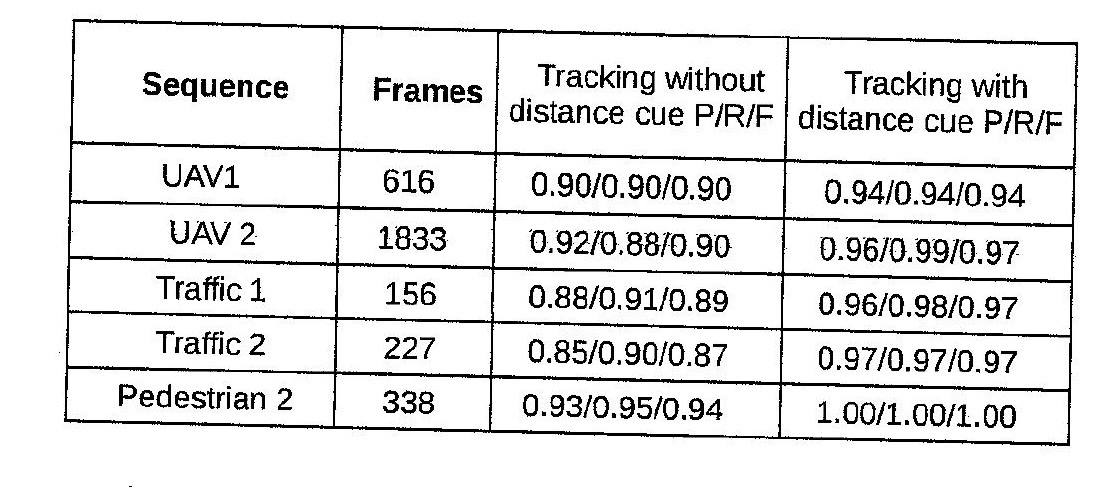
#> input picture f8GOA.jpg, 1112 x 487 px
$ python TableProcess.py
#> lines starting #> are read from the running program, lines starting #| are printed output that depends on the picture; after the words box and inside, x2 and y2 are one past the last pixel; in counts of white or black regions, pixels touching at a corner belong together
import numpy as np
import argparse

import cv2

def sort_contours(cnts, method="left-to-right"):
	# initialize the reverse flag and sort index
	reverse = False
	i = 0
	# handle if we need to sort in reverse
	if method == "right-to-left" or method == "bottom-to-top":
		reverse = True
	# handle if we are sorting against the y-coordinate rather than
	# the x-coordinate of the bounding box
	if method == "top-to-bottom" or method == "bottom-to-top":
		i = 1
	# construct the list of bounding boxes and sort them from top to
	# bottom
	boundingBoxes = [cv2.boundingRect(c) for c in cnts]
	(cnts, boundingBoxes) = zip(*sorted(zip(cnts, boundingBoxes),
		key=lambda b:b[1][i], reverse=reverse))
	# return the list of sorted contours and bounding boxes
	return (cnts, boundingBoxes)


# Charger l'image
image = cv2.imread('f8GOA.jpg')
#> image is the input picture: shape (487, 1112, 3); min 0, max 255, mean 226.6
image = cv2.cvtColor(image, cv2.COLOR_BGR2GRAY)
#> image: shape (487, 1112)

# Thresholding the image
(thresh, img_bin) = cv2.threshold(image, 128, 255,cv2.THRESH_BINARY|cv2.THRESH_OTSU)
#> img_bin: shape (487, 1112); 89.1% white; 315 black regions (82 under 20 px), largest, box (x1, y1, x2, y2) and area: (64, 19, 1078, 446) 25551, (423, 84, 448, 102) 283, (665, 71, 692, 90) 241
#> thresh = 129
# Invert the image
img_bin = 255-img_bin
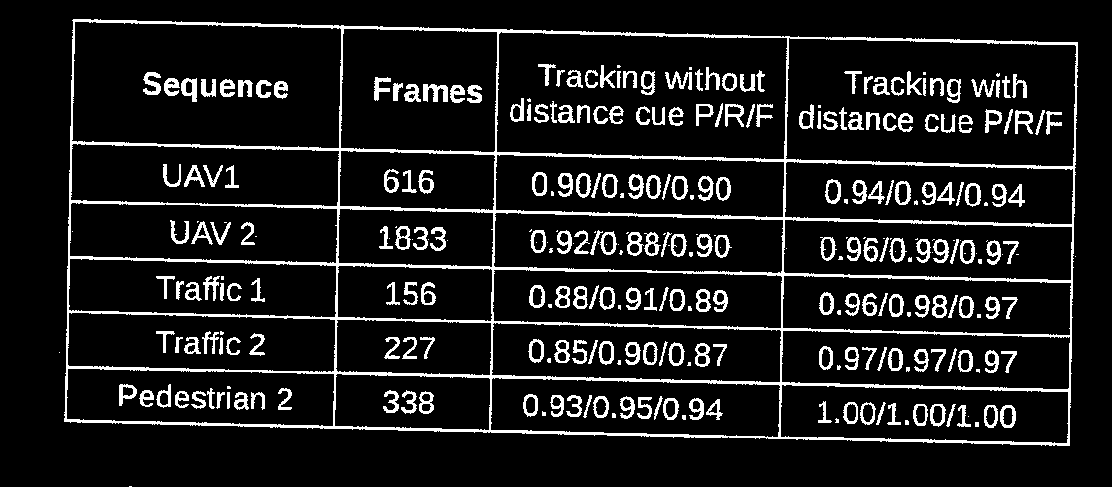
#> img_bin: shape (487, 1112); 10.9% white; 315 white regions (82 under 20 px), largest, box (x1, y1, x2, y2) and area: (64, 19, 1078, 446) 25551, (423, 84, 448, 102) 283, (665, 71, 692, 90) 241
cv2.imwrite("Image_bin.jpg",img_bin)

# Defining a kernel length
kernel_length = np.array(image).shape[1]//80
#> kernel_length = 13

# A verticle kernel of (1 X kernel_length), which will detect all the verticle lines from the image.
verticle_kernel = cv2.getStructuringElement(cv2.MORPH_RECT, (1, kernel_length))
#> verticle_kernel = [1, 1, 1, 1, 1, 1, 1, 1, 1, 1, 1, 1, 1]
# A horizontal kernel of (kernel_length X 1), which will help to detect all the horizontal line from the image.
hori_kernel = cv2.getStructuringElement(cv2.MORPH_RECT, (kernel_length, 1))
# A kernel of (3 X 3) ones.
kernel = cv2.getStructuringElement(cv2.MORPH_RECT, (3, 3))

# Morphological operation to detect vertical lines from an image
img_temp1 = cv2.erode(img_bin, verticle_kernel, iterations=3)
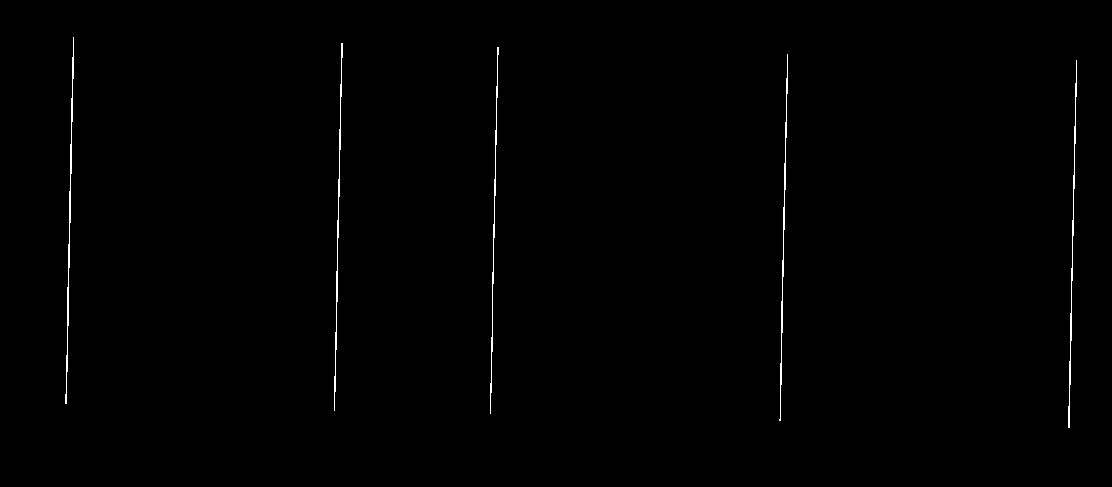
#> img_temp1: shape (487, 1112); 0.48% white in thin lines or dots, all inside (x1, y1, x2, y2) = (65, 37, 1077, 428)
verticle_lines_img = cv2.dilate(img_temp1, verticle_kernel, iterations=3)
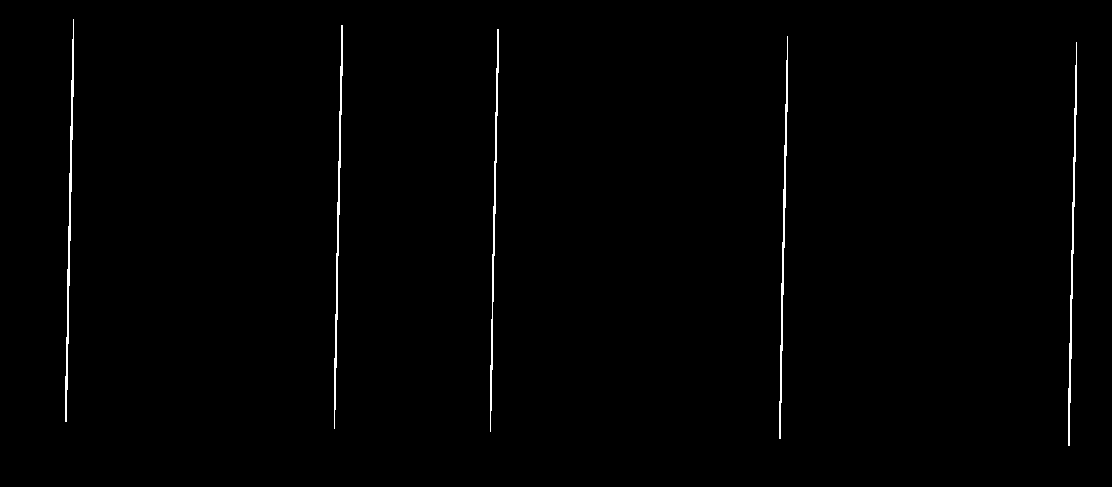
#> verticle_lines_img: shape (487, 1112); 0.78% white in thin lines or dots, all inside (x1, y1, x2, y2) = (65, 19, 1077, 446)
cv2.imwrite("verticle_lines.jpg",verticle_lines_img)

# Morphological operation to detect horizontal lines from an image
img_temp2 = cv2.erode(img_bin, hori_kernel, iterations=3)
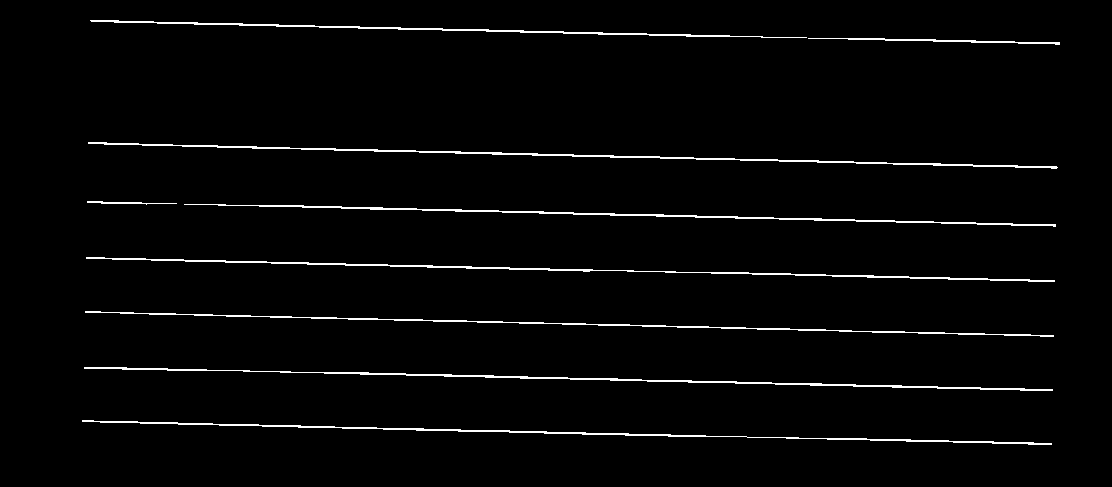
#> img_temp2: shape (487, 1112); 2.4% white in thin lines or dots, all inside (x1, y1, x2, y2) = (82, 20, 1060, 445)
horizontal_lines_img = cv2.dilate(img_temp2, hori_kernel, iterations=3)
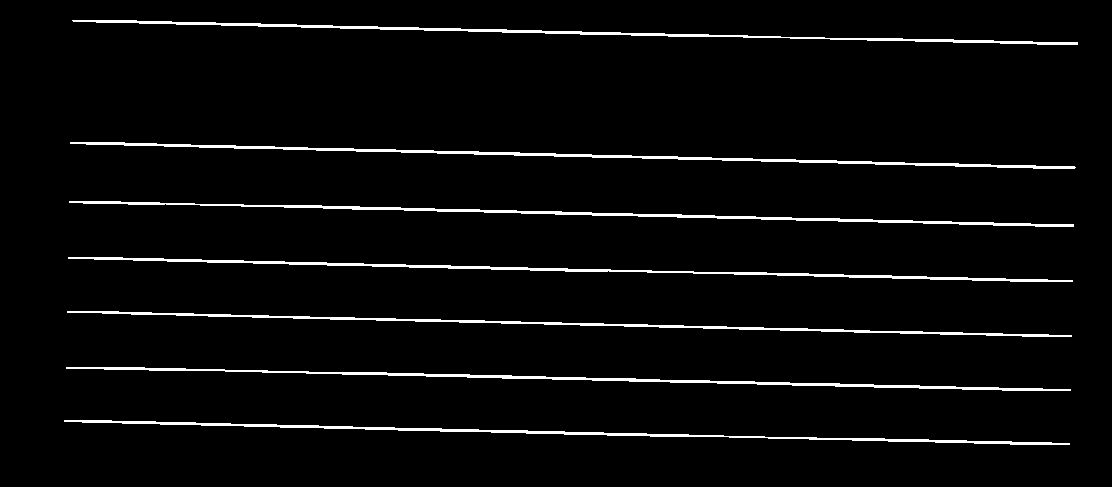
#> horizontal_lines_img: shape (487, 1112); 3.6% white; 7 white regions, largest, box (x1, y1, x2, y2) and area: (70, 142, 1076, 169) 2931, (69, 201, 1074, 227) 2834, (66, 367, 1071, 391) 2779
cv2.imwrite("horizontal_lines.jpg",horizontal_lines_img)

# Weighting parameters, this will decide the quantity of an image to be added to make a new image.
alpha = 0.5
beta = 1.0 - alpha

# This function helps to add two image with specific weight parameter to get a third image as summation of two image.
img_final_bin = cv2.addWeighted(verticle_lines_img, alpha, horizontal_lines_img, beta, 0.0)
img_final_bin = cv2.erode(~img_final_bin, kernel, iterations=2)
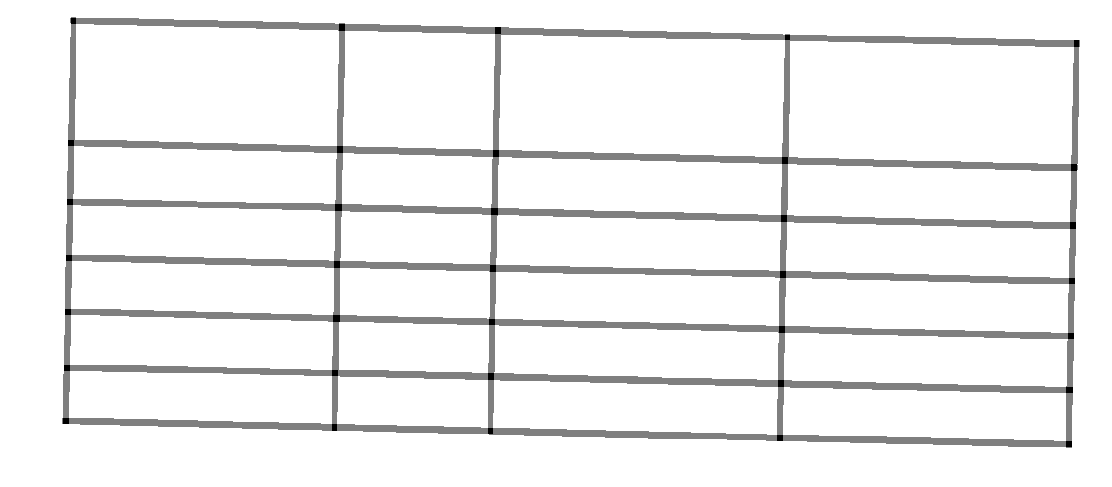
#> img_final_bin: shape (487, 1112); min 0, max 255, mean 240.6
(thresh, img_final_bin) = cv2.threshold(img_final_bin, 128,255, cv2.THRESH_BINARY | cv2.THRESH_OTSU)
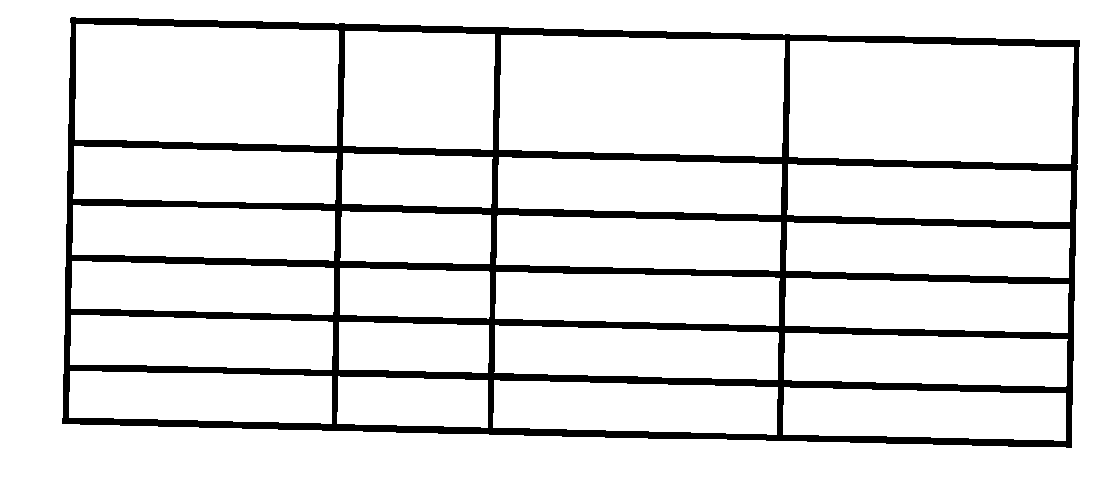
#> img_final_bin: shape (487, 1112); 89% white; 1 black region
#> thresh = 127
cv2.imwrite("img_final_bin.jpg",img_final_bin)

# Find contours for image, which will detect all the boxes
contours, hierarchy = cv2.findContours(img_final_bin, cv2.RETR_TREE, cv2.CHAIN_APPROX_SIMPLE)
#> contours = 26 contours; largest, box (x1, y1, x2, y2) and area: (0, 0, 1112, 487) 539946, (61, 16, 1081, 449) 412463, (789, 41, 1074, 164) 32674, (499, 35, 785, 157) 32470, (75, 24, 339, 146) 29927
# Sort all the contours by top to bottom.
(contours, boundingBoxes) = sort_contours(contours, method="top-to-bottom")
#> in sort_contours, `boundingBoxes = [cv2.boundingRect(c) for c in cnts]`: boundingBoxes = 26 items, first 6: (0, 0, 1112, 487), (61, 16, 1020, 433), (783, 387, 283, 54), (493, 380, 285, 55), (337, 376, 151, 52), (69, 371, 263, 53)
#> in sort_contours, `(cnts, boundingBoxes) = zip(*sorted(zip(cnts, boundingBoxes), key=lamb..`: cnts has the same summary as contours outside sort_contours; boundingBoxes = 26 items, first 6: (0, 0, 1112, 487), (61, 16, 1020, 433), (75, 24, 264, 122), (343, 31, 152, 119), (499, 35, 286, 122), (789, 41, 285, 123)

#itérer sur les boundings box
print(len(contours))
#| 26
